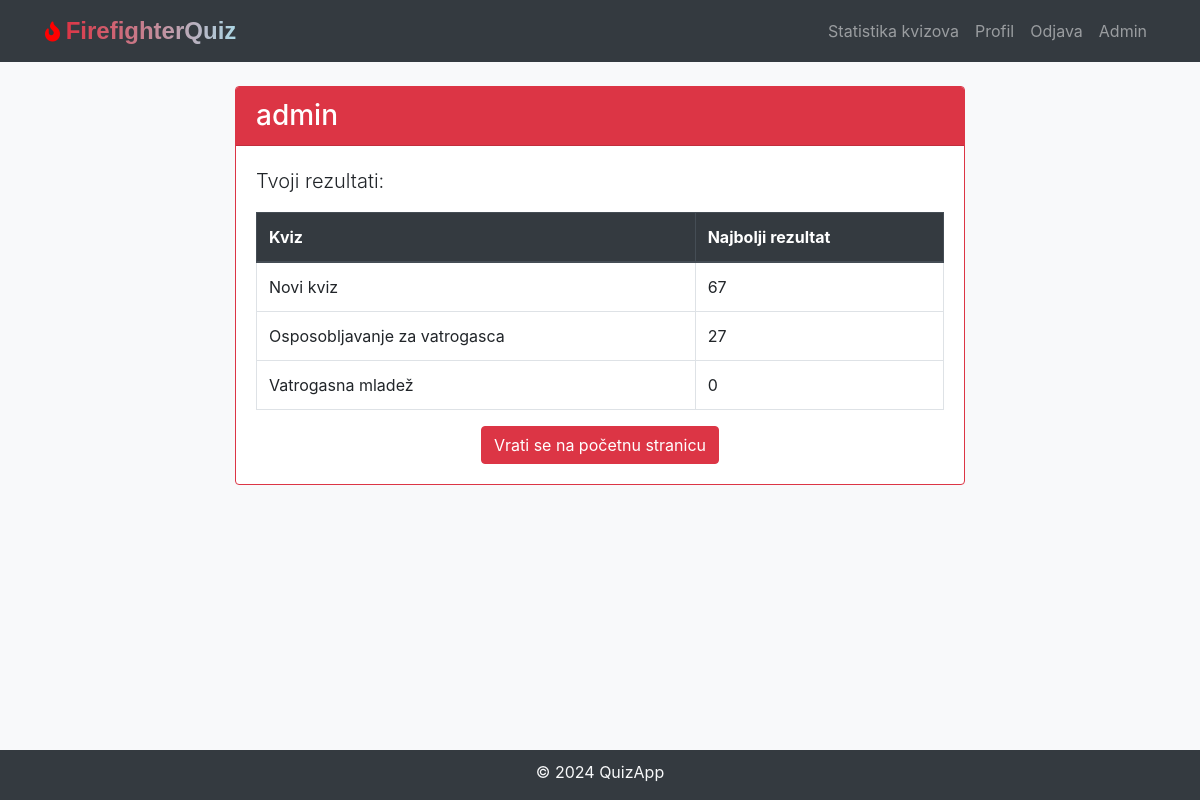
The page /profile (signed in) on the database its author committed.
### models.py (models this page shows, shortened)
class User(db.Model, UserMixin):
    id = db.Column(db.Integer, primary_key=True)
    username = db.Column(db.String(20), unique=True, nullable=False)
    first_name = db.Column(db.String(50), nullable=False)
    last_name = db.Column(db.String(50), nullable=False)
    email = db.Column(db.String(120), unique=True, nullable=False)
    password_hash = db.Column(db.String(128), nullable=False)
    quiz_scores = db.relationship('QuizScore', backref='user', lazy=True)
    is_admin = db.Column(db.Boolean, default=False, nullable=False)

class Quiz(db.Model):
    id = db.Column(db.Integer, primary_key=True)
    quiz_name = db.Column(db.String(255), nullable=False)
    questions = db.relationship('Question', backref='quiz', lazy=True)
    quiz_scores = db.relationship('QuizScore', backref='quiz', lazy=True)

### views.py (the view)
@views_app.route('/profile')
@login_required
def profile():
    user_highscores = (
        db.session.query(Quiz.quiz_name, db.func.max(QuizScore.score).label('max_score'))
            .join(QuizScore, Quiz.id == QuizScore.quiz_id)
            .filter_by(user_id=current_user.id)
            .group_by(Quiz.quiz_name)
            .all()
    )
    return render_template('profile.html', user_highscores=user_highscores, username=current_user.username)

### models.py (called while the page is built)
@login_manager.user_loader
def load_user(user_id):
    return User.query.get(int(user_id))

### templates/profile.html (shortened to what this page needs)
<!DOCTYPE html>
<html lang="en">
<head>
    <link rel="stylesheet" href="https://maxcdn.bootstrapcdn.com/bootstrap/4.5.2/css/bootstrap.min.css">
    <link rel="stylesheet" href="{{ url_for('static', filename='css/styles.css') }}">
    <link rel="stylesheet" href="https://cdnjs.cloudflare.com/ajax/libs/font-awesome/5.15.1/css/all.min.css"  />
</head>
<body class="bg-light">
{% include 'navbar.html' %}
<div class="container mt-4">
    <div class="row justify-content-center">
        <div class="col-md-8">
            <div class="card border-danger">
                <div class="card-header bg-danger text-white">
                    <h3 class="mb-0">{{ username }}</h3>
                </div>
                <div class="card-body">
                    <p class="lead">Tvoji rezultati:</p>
                    <table class="table table-bordered table-hover">
                        <thead class="thead-dark">
                        <tr>
                            <th scope="col">Kviz</th>
                            <th scope="col">Najbolji rezultat</th>
                        </tr>
                        </thead>
                        <tbody>
                        {% for highscore in user_highscores %}
                            <tr>
                                <td>{{ highscore[0] }}</td>
                                <td>{{ highscore.max_score }}</td>
                            </tr>
                        {% endfor %}
                        </tbody>
                    </table>
                    <div class="mt-3 text-center">
                        <a href="{{ url_for('views.welcome', username=current_user.username) }}" class="btn btn-danger">Vrati se na početnu stranicu</a>
                    </div>
                </div>
            </div>
        </div>
    </div>
</div>
{% include 'footer.html' %}
</body>
</html>

### static/css/styles.css (style rules this page uses)
body { padding-bottom: 70px; }

### rows shown on the page
User: username "admin"
Quiz: quiz_name "Novi kviz", max_score "67"
Quiz: quiz_name "Osposobljavanje za vatrogasca", max_score "27"
Quiz: quiz_name "Vatrogasna mladež", max_score "0"
